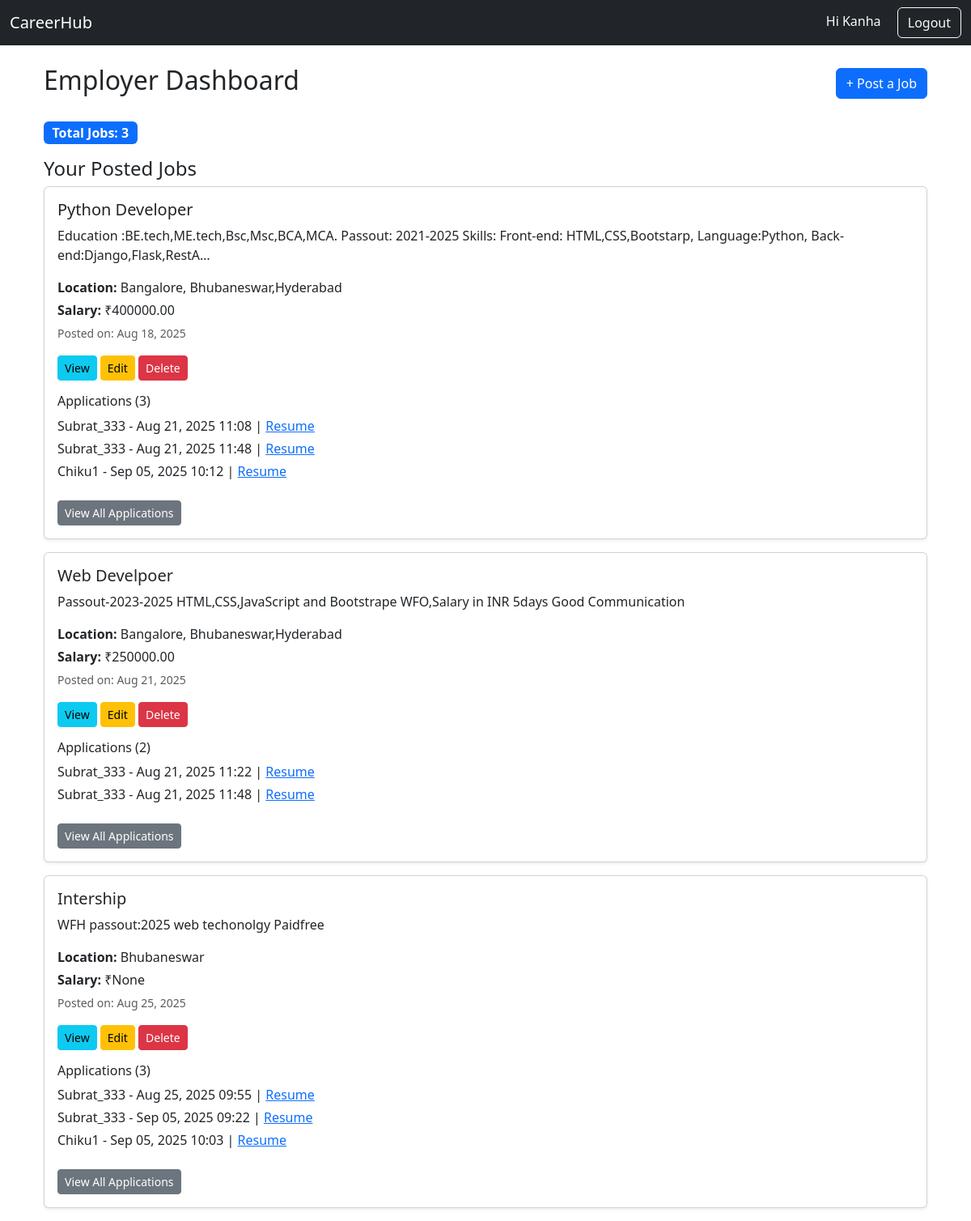
Page /users/dashboard/ (signed in) on the earlier database version.
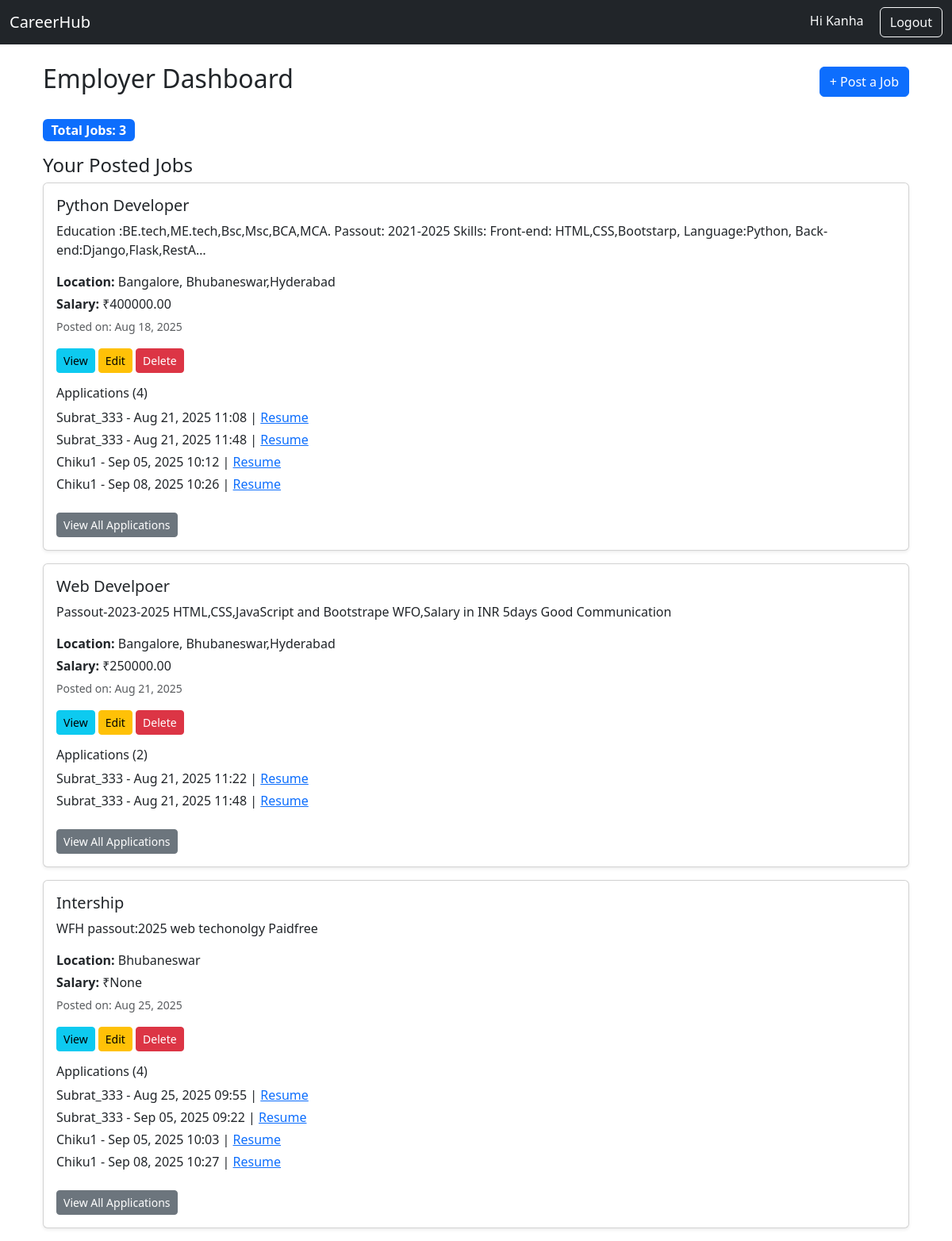
Same page on the later database version.
### jobs/models.py (models this page shows, shortened)
class Job(models.Model):
    employer = models.ForeignKey(
        settings.AUTH_USER_MODEL,
        on_delete=models.CASCADE,
        related_name="jobs"
    )
    title = models.CharField(max_length=200)
    description = models.TextField()
    location = models.CharField(max_length=100)
    salary = models.DecimalField(max_digits=10, decimal_places=2, null=True, blank=True)
    created_at = models.DateTimeField(auto_now_add=True)  # when job is posted
    updated_at = models.DateTimeField(auto_now=True)      # when job is updated

class Application(models.Model):
    STATUS_CHOICES = [
        ("pending", "Pending"),
        ("selected", "Selected"),
        ("rejected", "Rejected"),
    ]
    job = models.ForeignKey(Job, on_delete=models.CASCADE, related_name="applications")
    applicant = models.ForeignKey(User, on_delete=models.CASCADE, related_name="applications")
    resume = models.FileField(upload_to="resumes/")
    cover_letter = models.TextField(blank=True, null=True)
    applied_on = models.DateTimeField(auto_now_add=True)
    status = models.CharField(max_length=20, choices=STATUS_CHOICES, default="pending")

### users/models.py (models this page shows)
class CustomUser(AbstractUser):
    USER_TYPE_CHOICES = (
        ('employer', 'Employer'),
        ('candidate', 'Candidate'),
    )
    user_type = models.CharField(max_length=10, choices=USER_TYPE_CHOICES)

### users/views.py (the view)
# urls.py: path('dashboard/', views.dashboard, name='dashboard'),
@login_required
def dashboard(request):
    if request.user.user_type == "employer":
        jobs = Job.objects.filter(employer=request.user)
        return render(request, 'users/employer_dashboard.html', {"jobs": jobs})
    else:
        return render(request, 'users/candidate_dashboard.html')

### templates/users/employer_dashboard.html
{% extends "base.html" %}
{% block content %}
<div class="container mt-4">
    <div class="d-flex justify-content-between align-items-center mb-4">
        <h2>Employer Dashboard</h2>
        <a href="{% url 'add_job' %}" class="btn btn-primary">+ Post a Job</a>
    </div>
    <p>
        <span class="badge bg-primary fs-6">Total Jobs: {{ jobs.count }}</span>
    </p>
    <h4 class="mt-3">Your Posted Jobs</h4>
    {% for job in jobs %}
        <div class="card mb-3 shadow-sm">
            <div class="card-body">
                <h5 class="card-title">{{ job.title }}</h5>
                <p class="card-text">{{ job.description|truncatechars:150 }}</p>
                <p class="mb-1"><strong>Location:</strong> {{ job.location }}</p>
                <p class="mb-1"><strong>Salary:</strong> ₹{{ job.salary }}</p>
                <p class="text-muted"><small>Posted on: {{ job.created_at|date:"M d, Y" }}</small></p>
                <div class="mt-2">
                    <a href="{% url 'job_detail' job.id %}" class="btn btn-info btn-sm">View</a>
                    <a href="{% url 'edit_job' job.id %}" class="btn btn-warning btn-sm">Edit</a>
                    <a href="{% url 'delete_job' job.id %}" class="btn btn-danger btn-sm"
                       onclick="return confirm('Are you sure you want to delete this job?');">
                       Delete
                    </a>
                </div>
                <div class="mt-3">
                    <h6>Applications ({{ job.applications.count }})</h6>
                    {% if job.applications.count %}
                        <ul class="list-unstyled">
                            {% for app in job.applications.all %}
                                <li class="mb-1">
                                    {{ app.applicant.username }} - {{ app.applied_on|date:"M d, Y H:i" }}
                                    {% if app.resume %}
                                        | <a href="{{ app.resume.url }}" target="_blank">Resume</a>
                                    {% endif %}
                                </li>
                            {% endfor %}
                        </ul>
                    {% else %}
                        <p class="text-muted">No applications yet.</p>
                    {% endif %}
                    <a href="{% url 'view_applications' job.id %}" class="btn btn-secondary btn-sm mt-2">
                        View All Applications
                    </a>
                </div>
            </div>
        </div>
    {% empty %}
        <p class="text-muted">You haven't posted any jobs yet...</p>
    {% endfor %}
</div>
{% endblock %}

Differences in the rows shown:
computed for Job "Python Developer": applications.count "3" → "4"
added Application: applicant.username "Chiku1", applied_on "Sep 08, 2025 10:26", shown under Job "Python Developer"
computed for Job "Intership": applications.count "3" → "4"
added Application: applicant.username "Chiku1", applied_on "Sep 08, 2025 10:27", shown under Job "Intership"
